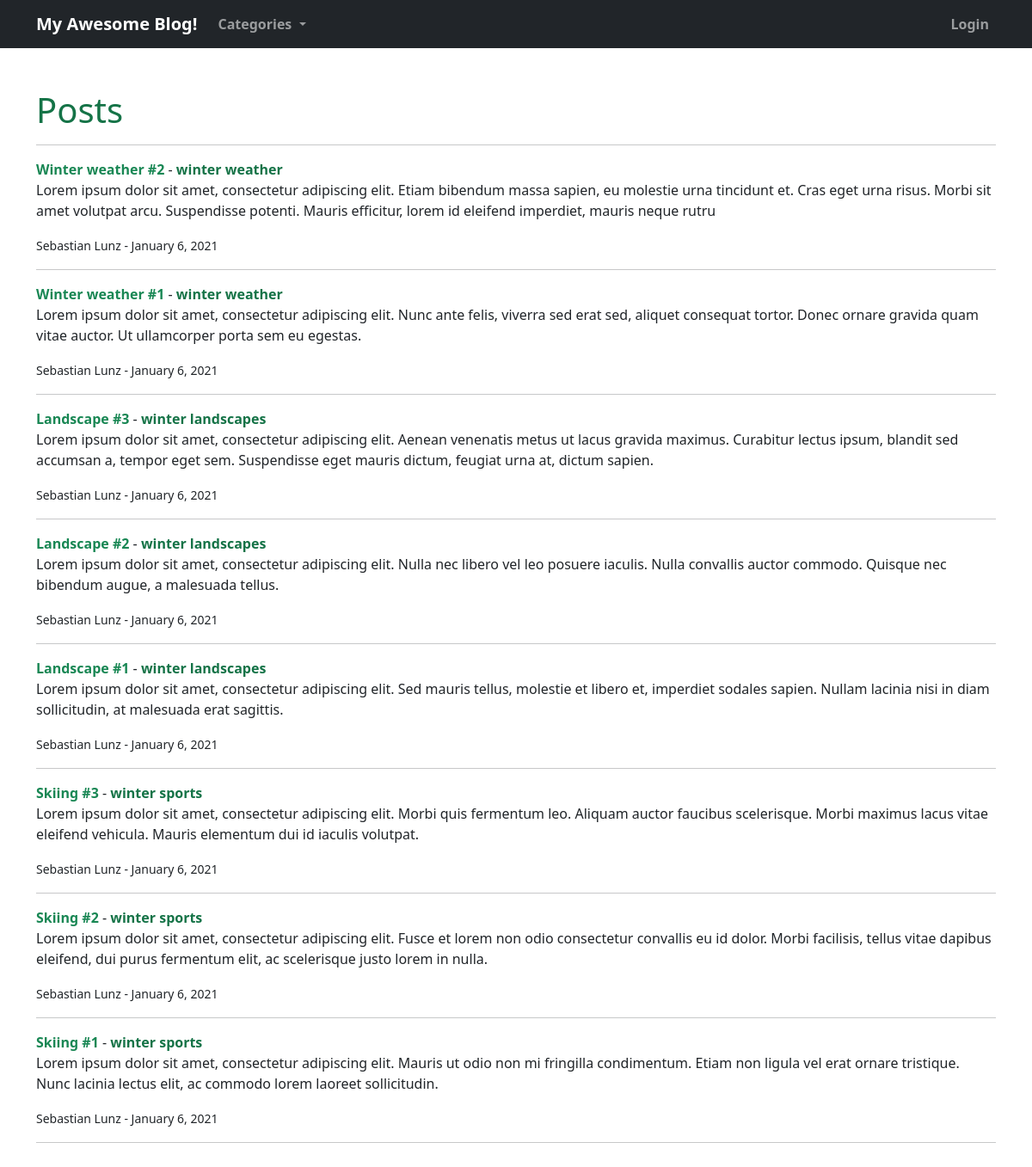
The page / on the database its author committed.
### blog/models.py (models this page shows, shortened)
class Post(models.Model):
    title = models.CharField(max_length=255)
    title_tag = models.CharField(max_length=255)
    header_image = models.ImageField(blank=True, null=True, default='', upload_to='images/')
    author = models.ForeignKey(User, on_delete=models.CASCADE)
    body = RichTextField(blank=True, null=True, default='')
    post_date = models.DateTimeField(auto_now_add=True)
    category = models.ForeignKey(Category, on_delete=models.CASCADE)
    snippet = models.CharField(max_length=255, default='')

class Category(models.Model):
    name = models.CharField(max_length=255, unique=True)
    def __str__(self):
        return self.name
    def get_absolute_url(self):
        return reverse('blog:category', args=[str(self.id)])

### blog/views.py (the view)
# urls.py: path('', views.IndexView.as_view(), name="index"),
class IndexView(ListView):
    model = Post
    template_name = 'blog/index.html'
    ordering = ['-post_date']

### blog/context_processors.py (called while the page is built)
def category_menu(request):
    return {
        'category_menu': Category.objects.all(),
    }

### blog/templates/blog/index.html
{% extends 'base.html' %}
{% load static %}
{% block content %}
<h1>Posts</h1>
<ul><hr/>
    {% for post in object_list %}
        <li>
            <a href="{% url 'blog:article-detail' post.pk %}" class="link-success">
                {{ post.title }}
            </a>
            - <a href="{% url 'blog:category' post.category.pk %}">
                {{ post.category.name }}
            </a>
            <br/>
            {{ post.snippet|safe|linebreaks }}
            <small>
                {{ post.author.first_name }}
                {{ post.author.last_name }}
                - {{ post.post_date|date:"F j, Y" }}
            </small>
            <hr/>
        </li>
    {% endfor %}
</ul>
{% endblock %}

### blog/static/blog/main.css (style rules this page uses)
a { text-decoration: none; font-weight: 600; color: #157347; }
h1, h2, h3, h4, h5, h6 { color: #157347; }
ul { list-style-type: none; padding-left: 0; }

### rows shown on the page
Post: title "Winter weather #2", category.name "winter weather", snippet "Lorem ipsum dolor sit amet, consectetur adipiscing elit. Etiam bibendum massa sapien, eu molestie urna tincidunt et. Cras eget urna risus. Morbi sit amet volutpat arcu. Suspendisse potenti. Mauris efficitur, lorem id eleifend imperdiet, mauris neque rutru", author.first_name "Sebastian", author.last_name "Lunz", post_date "January 6, 2021"
Post: title "Winter weather #1", category.name "winter weather", snippet "Lorem ipsum dolor sit amet, consectetur adipiscing elit. Nunc ante felis, viverra sed erat sed, aliquet consequat tortor. Donec ornare gravida quam vitae auctor. Ut ullamcorper porta sem eu egestas.", author.first_name "Sebastian", author.last_name "Lunz", post_date "January 6, 2021"
Post: title "Landscape #3", category.name "winter landscapes", snippet "Lorem ipsum dolor sit amet, consectetur adipiscing elit. Aenean venenatis metus ut lacus gravida maximus. Curabitur lectus ipsum, blandit sed accumsan a, tempor eget sem. Suspendisse eget mauris dictum, feugiat urna at, dictum sapien.", author.first_name "Sebastian", author.last_name "Lunz", post_date "January 6, 2021"
Post: title "Landscape #2", category.name "winter landscapes", snippet "Lorem ipsum dolor sit amet, consectetur adipiscing elit. Nulla nec libero vel leo posuere iaculis. Nulla convallis auctor commodo. Quisque nec bibendum augue, a malesuada tellus.", author.first_name "Sebastian", author.last_name "Lunz", post_date "January 6, 2021"
Post: title "Landscape #1", category.name "winter landscapes", snippet "Lorem ipsum dolor sit amet, consectetur adipiscing elit. Sed mauris tellus, molestie et libero et, imperdiet sodales sapien. Nullam lacinia nisi in diam sollicitudin, at malesuada erat sagittis.", author.first_name "Sebastian", author.last_name "Lunz", post_date "January 6, 2021"
Post: title "Skiing #3", category.name "winter sports", snippet "Lorem ipsum dolor sit amet, consectetur adipiscing elit. Morbi quis fermentum leo. Aliquam auctor faucibus scelerisque. Morbi maximus lacus vitae eleifend vehicula. Mauris elementum dui id iaculis volutpat.", author.first_name "Sebastian", author.last_name "Lunz", post_date "January 6, 2021"
Post: title "Skiing #2", category.name "winter sports", snippet "Lorem ipsum dolor sit amet, consectetur adipiscing elit. Fusce et lorem non odio consectetur convallis eu id dolor. Morbi facilisis, tellus vitae dapibus eleifend, dui purus fermentum elit, ac scelerisque justo lorem in nulla.", author.first_name "Sebastian", author.last_name "Lunz", post_date "January 6, 2021"
Post: title "Skiing #1", category.name "winter sports", snippet "Lorem ipsum dolor sit amet, consectetur adipiscing elit. Mauris ut odio non mi fringilla condimentum. Etiam non ligula vel erat ornare tristique. Nunc lacinia lectus elit, ac commodo lorem laoreet sollicitudin.", author.first_name "Sebastian", author.last_name "Lunz", post_date "January 6, 2021"
